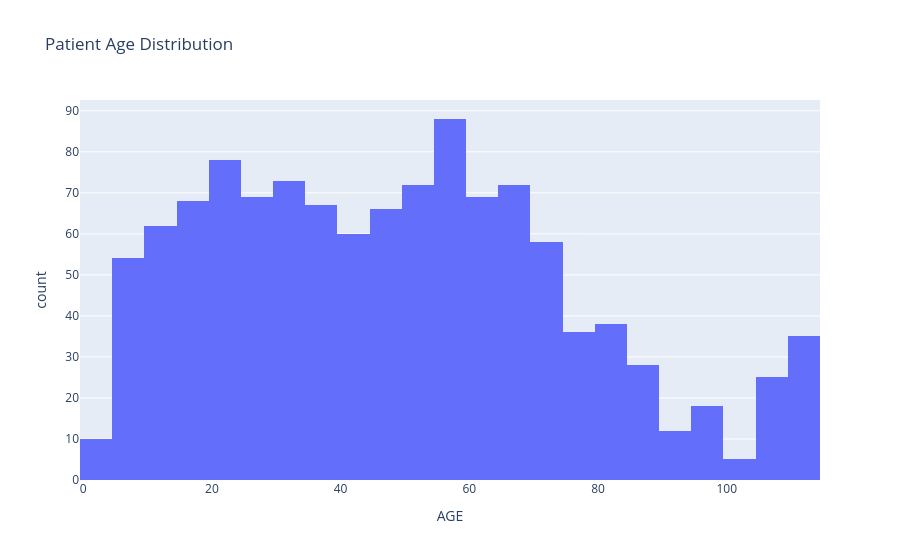

The code cell stored with this chart in its notebook:
### Code cell
fig = px.histogram(
    patients,
    x="AGE",
    nbins=30,
    title="Patient Age Distribution"
)

fig.show()

### Figure 1 — Plotly figure (JSON) as saved in the notebook; plotly's stock layout.template omitted (floating-point values rounded to 4 significant figures; data arrays with more than 128 entries replaced by an {"elided": "..."} marker saying what was removed)
{"data": [{"bingroup": "x", "hovertemplate": "AGE=%{x}<br>count=%{y}<extra></extra>", "legendgroup": "", "marker": {"color": "#636efa", "pattern": {"shape": ""}}, "name": "", "nbinsx": 30, "orientation": "v", "showlegend": false, "type": "histogram", "x": {"elided": "1163 int values"}, "xaxis": "x", "yaxis": "y"}], "layout": {"barmode": "relative", "legend": {"tracegroupgap": 0}, "title": {"text": "Patient Age Distribution"}, "xaxis": {"anchor": "y", "domain": [0, 1], "title": {"text": "AGE"}}, "yaxis": {"anchor": "x", "domain": [0, 1], "title": {"text": "count"}}}}
